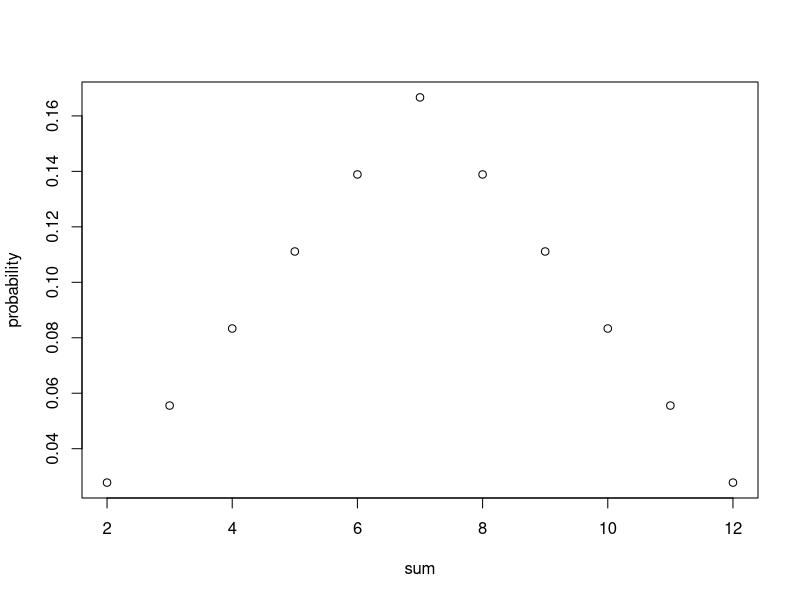

Source code (R): (Note: this script raises an error after producing the figure.)
## ---- chunk 1
knitr::opts_chunk$set(echo = TRUE)
## ---- chunk 2
d <- data.frame(sum = 2:12, probability = c(1:6,5:1)/36)
plot(probability ~ sum, data = d)
## ---- chunk 3
3/51
## ---- chunk 4
dnorm(curve, -3, 3)
